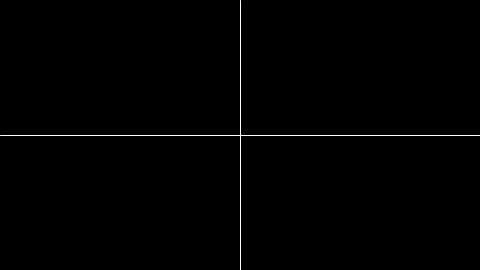
Frame 1 (no input)
Frame 60 (the mouse pressed at the canvas centre just before this capture): identical to frame 1, image omitted
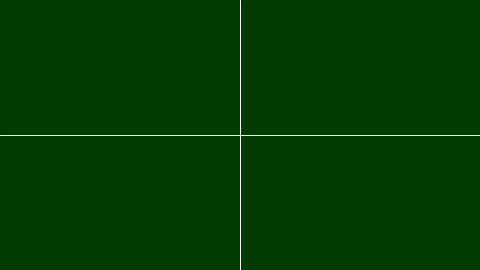
Frame 120 (the mouse held since frame 60 and released just before this capture)

The Processing sketch that drew these frames (run headless with seeded random() and noise(); from frame 60 on, the mouse is pressed at the canvas centre):

// Processing sketch: sketch_4_quadrantes_de_cor_q_alteram
// ── sketch_4_quadrantes_de_cor_q_alteram.pde
float r = 0;
float g = 0;
float b = 0;

void setup(){
 size(480,270); 
}

void draw(){
 //cor no background e desenhar linhas para dividir os quadrantes
 background(r, g, b);
 stroke(255);
 line(width/2, 0, width/2, height);
 line(0, height/2, width, height/2);
 
 //se o mouse estiver no lado direito da janela, aumente o vermelho
 //senão, ou seja, se estiver do lado esquerdo, diminua o vermelho.
 if (mouseX > width/2){
  r = r + 1; 
 }else {
  r = r - 1; 
 }
 
 //se o mouse estiver abaixo da metade da linha Y, aumente o azul
 //senão, diminua o azul
 if (mouseY > height/2){
  b = b + 1; 
 }else {
  b = b - 1; 
 }
 
 if (mousePressed){
  g = g + 1; 
 }else {
   g = g - 1;
 }
 
 //constrain = restringe os valores entre 0 e 255
 r = constrain(r,0,255);
 g = constrain(g,0,255);
 b = constrain(b,0,255);
 
}
